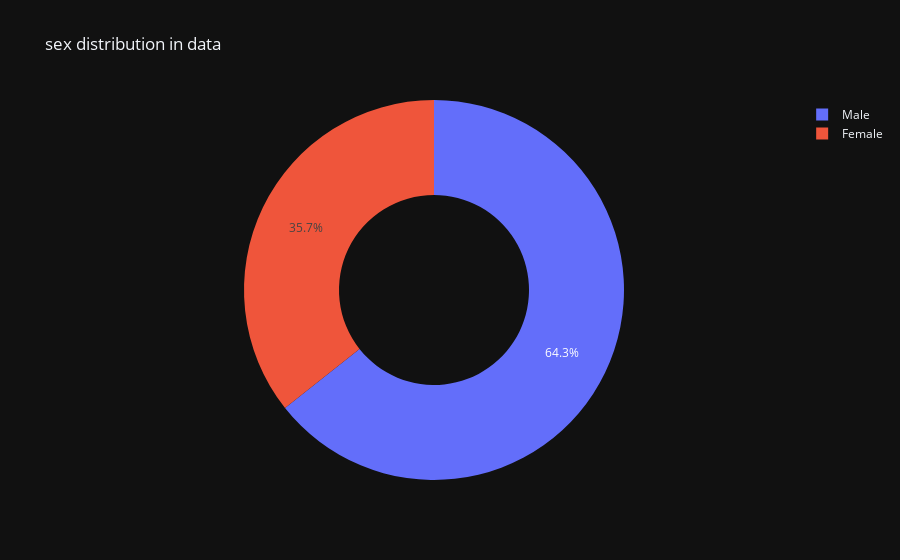

Here is the notebook cell this chart was saved with:
### Code cell
get_pie_chart(tips, 'sex')

### Figure 1 — Plotly figure (JSON) as saved in the notebook; plotly's stock layout.template omitted (floating-point values rounded to 4 significant figures)
{"data": [{"domain": {"x": [0, 1], "y": [0, 1]}, "hole": 0.5, "hovertemplate": "sex=%{label}<br>value=%{value}<extra></extra>", "labels": ["Male", "Female"], "legendgroup": "", "name": "", "showlegend": true, "type": "pie", "values": [157, 87]}], "layout": {"legend": {"tracegroupgap": 0}, "title": {"text": "sex distribution in data"}}}
